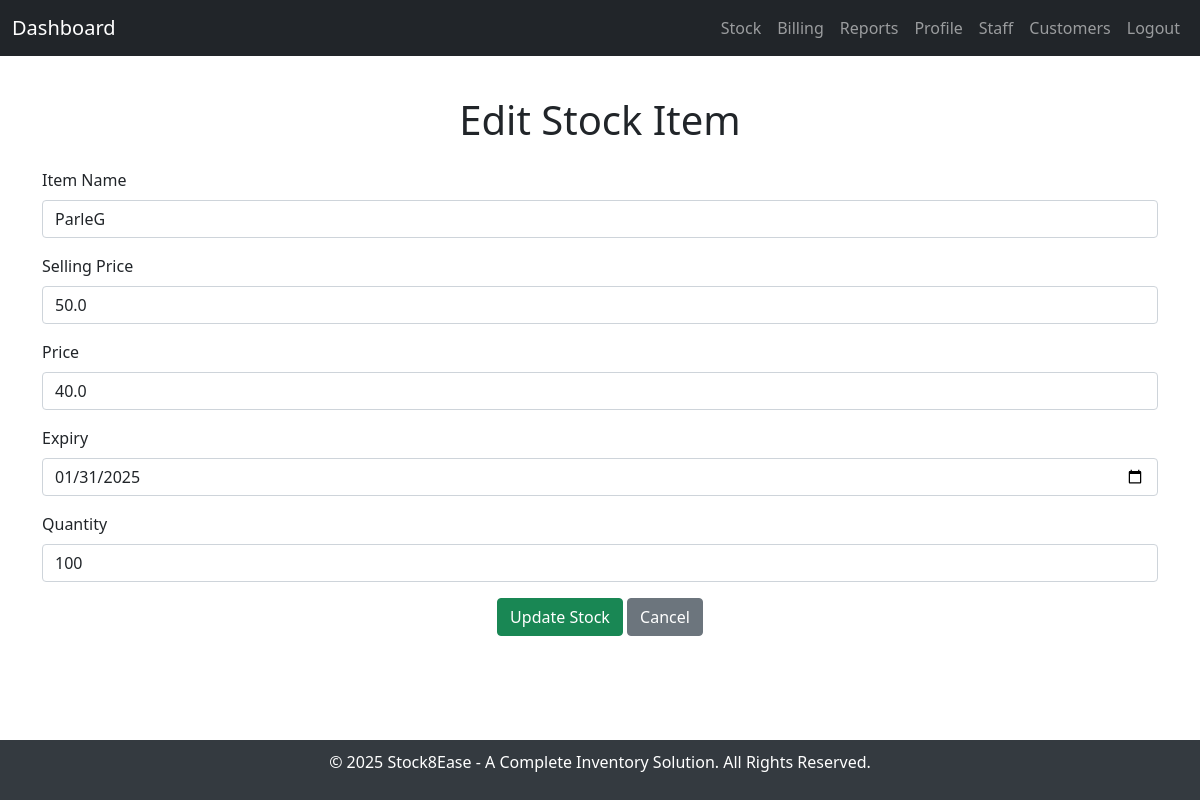
The app's page /stock/edit/PAR1 with its own data.
### services/stock_service.py (models this page shows, shortened)
class Stock(db.Model):
    id = db.Column(db.Integer, primary_key=True)  # Adding an ID column as the primary key
    product_code = db.Column(db.String(50), unique=True, nullable=False)
    item_name = db.Column(db.String(100), nullable=False)
    selling_price = db.Column(db.Float, nullable=False)
    price = db.Column(db.Float, nullable=False)
    expiry = db.Column(db.String(10), nullable=False)  # Keep as string
    quantity = db.Column(db.Integer, nullable=False)

### services/stock_service.py (the view, shortened to what this page needs)
@stock_bp.route('/edit/<product_code>', methods=['GET', 'POST'])
def edit_stock(product_code):
    stock_item = Stock.query.filter_by(product_code=product_code).first()
    if not stock_item:
        return "Product not found", 404
    return render_template('edit_stock.html', stock=stock_item)

### templates/edit_stock.html (shortened to what this page needs)
{% extends "base.html" %} {% block content %}
<div class="container">
  <div class="form-container">
    <h1 class="text-center mb-4">Edit Stock Item</h1>
    <form method="POST">
      <div class="mb-3">
        <label for="item_name" class="form-label">Item Name</label>
        <input
          type="text"
          id="item_name"
          name="item_name"
          class="form-control"
          value="{{ stock.item_name }}"
          required
        />
      </div>
      <div class="mb-3">
        <label for="selling_price" class="form-label">Selling Price</label>
        <input
          type="number"
          step="0.01"
          id="selling_price"
          name="selling_price"
          class="form-control"
          value="{{ stock.selling_price }}"
          required
        />
      </div>
      <div class="mb-3">
        <label for="price" class="form-label">Price</label>
        <input
          type="number"
          step="0.01"
          id="price"
          name="price"
          class="form-control"
          value="{{ stock.price }}"
          required
        />
      </div>
      <div class="mb-3">
        <label for="expiry" class="form-label">Expiry</label>
        <input
          type="date"
          id="expiry"
          name="expiry"
          class="form-control"
          value="{{ stock.expiry }}"
          required
        />
      </div>
      <div class="mb-3">
        <label for="quantity" class="form-label">Quantity</label>
        <input
          type="number"
          id="quantity"
          name="quantity"
          class="form-control"
          value="{{ stock.quantity }}"
          required
        />
      </div>
      <div class="text-center">
        <button type="submit" class="btn btn-success">Update Stock</button>
        <a href="/stock/view" class="btn btn-secondary">Cancel</a>
      </div>
    </form>
  </div>
</div>
{% endblock %}

### templates/base.html (style rules this page uses)
html, body { height: 100%; margin: 0; padding: 0; }

### records on screen
Stock: item_name "ParleG", selling_price "50.0", price "40.0", expiry "01/31/2025", quantity "100"
